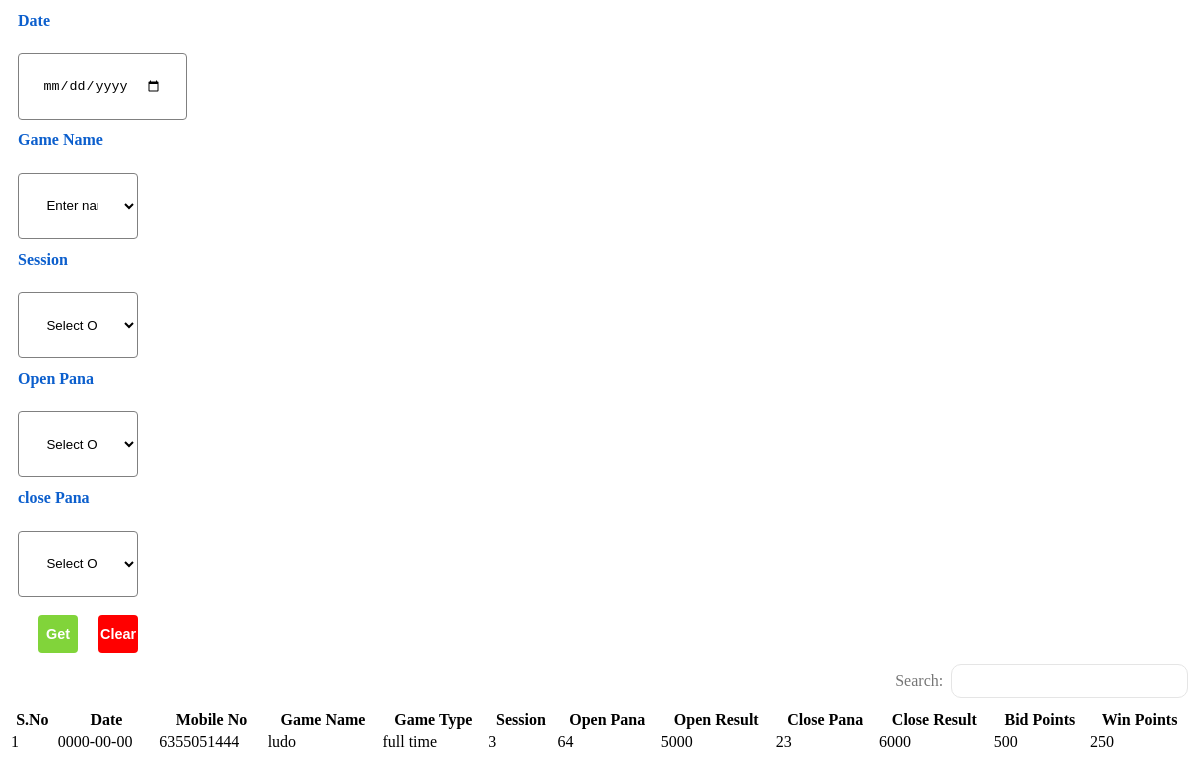
The app's page /adminView/winningPrediction.php with its own data.
### tables this page shows
CREATE TABLE `winning_prediction` (
  `S.No` int(11) NOT NULL,
  `username` varchar(50) NOT NULL,
  `date` date NOT NULL,
  `user_phone` varchar(10) NOT NULL,
  `game_name` varchar(50) NOT NULL,
  `game_type` varchar(50) NOT NULL,
  `session` int(50) NOT NULL,
  `open_pana` int(50) NOT NULL,
  `open_result` int(50) NOT NULL,
  `close_pana` int(50) NOT NULL,
  `close_result` int(50) NOT NULL,
  `bid_points` float NOT NULL,
  `win_points` float NOT NULL
);

### adminView/winningPrediction.php (the view, shortened to what this page needs)
<!DOCTYPE html>
<html lang="en">
<head>
	<link rel="stylesheet" href="assets\css\style3.css">
	<link rel="stylesheet" href="assets\css\style4.css">
</head>
<body>
	<section class="form">
		<form action="" class="form-search">
			<div class="form-win">
				<label for="">Date</label>
				<br>
				<input type="date" name="date" placeholder="">
			</div>
			<div class="form-win ">
				<label for="">Game Name</label>
				<br>
				<select name="game name" id="game name" class="form-control">
					<option value="">Enter name</option>
				</select>
			</div>
			<div class="form-win ">
				<label for="">Session</label>
				<br>
				<select name="session" id="session" class="form-control">
					<option value="">Select Option</option>
				</select>
			</div>
			<div class="form-win ">
				<label for="">Open Pana</label>
				<br>
				<select name="open pana" id="open pana" class="form-control">
					<option value="">Select Option</option>
				</select>
			</div>
			<div class="form-win ">
				<label for="">close Pana</label>
				<br>
				<select name="close pana" id="close pana" class="form-control">
					<option value="">Select Option</option>
				</select>
			</div>
			<div class="form-win-btn ">
				<button class="get">Get</button>
				<button class="clear">Clear</button>
			</div>
		</form>
	</section>
	<section class="input-form">
		<div class="main-datatable">
			<div class="user-table">
				<div class="d-flex">
					<div class="add_flex">
						<div class="searchInput">
							<label type="email">Search:</label>
							<input type="search" id="filterbox" placeholder=" ">
						</div>
					</div>
				</div>
				<div class="filtertable">
					<table class="user-table-data" style="width:100%;">
						<thead>
							<tr>
								<th style="min-width:10px;">S.No</th>
								<th style="min-width:15px;">Date</th>
								<th style="min-width:10px;">Mobile No</th>
								<th style="min-width:15px;">Game Name</th>
								<th style="min-width:10px;">Game Type</th>
								<th style="min-width:10px;">Session</th>
								<th style="min-width:10px;">Open Pana</th>
								<th style="min-width:10px;">Open Result</th>
								<th style="min-width:10px;">Close Pana</th>
								<th style="min-width:10px;">Close Result</th>
								<th style="min-width:10px;">Bid Points</th>
								<th style="min-width:10px;">Win Points</th>
							</tr>
						</thead>
						<tbody>
							<?php
							include_once "../config/dbconnect.php";
							$sql = "SELECT * from winning_prediction";
							$result = $conn->query($sql);
							if ($result->num_rows > 0) {
								while ($row = $result->fetch_assoc()) {
							?>
									<tr class="user-data">
										<td><?= $row["S.No"] ?></td>
										<td><?= $row["date"] ?></td>
										<td><?= $row["user_phone"] ?></td>
										<td><?= $row["game_name"] ?></td>
										<td><?= $row["game_type"] ?></td>
										<td><?= $row["session"] ?></td>
										<td><?= $row["open_pana"] ?></td>
										<td><?= $row["open_result"] ?></td>
										<td><?= $row["close_pana"] ?></td>
										<td><?= $row["close_result"] ?></td>
										<td><?= $row["bid_points"] ?></td>
										<td><?= $row["win_points"] ?></td>
									</tr>
							<?php
								}
							}
							?>
						</tbody>
					</table>
				</div>
			</div>
		</div>
	</section>
</body>
</html>

### assets/css/style3.css (style rules this page uses)
:root { --poppins: 'Poppins', sans-serif; --lato: 'Lato', sans-serif; --grey: #F1F0F6; --dark-grey: #8D8D8D; --light: #fff; --dark: #000; --green: #81D43A; --light-green: #E3FFCB; --blue: #1775F1; --light-blue: #D0E4FF; --dark-blue: #0C5FCD; --red: #FC3B56; --poppins: 'Poppins', sans-serif; --lato: 'Lato', sans-serif; --blue: #3C91E6; --light-blue: #CFE8FF; --yellow: #FFCE26; --light-yellow: #FFF2C6; --orange: #FD7238; --light-orange: #FFE0D3; }
.form-win { margin-top: 1%; margin-bottom: 1%; margin-left: 10px; }
.form-win select { width: 10vw; margin-top: 2%; border: 1px solid gray; outline: none; background-color: transparent; border-radius: 4px; padding: 2%; }
.form-win input { width: 10vw; margin-top: 2%; border: 1px solid gray; outline: none; background-color: transparent; border-radius: 4px; padding: 2%; }
.form-win label { color: var(--dark-blue); font-weight: 600; }
.form-win-btn { height: 5vh; width: 10vw; display: flex; justify-content: space-between; align-items: center; margin-top: 1.5%; margin-left: 10px; }
.form-win-btn button { width: 50%; height: 95%; padding: 1%; font-size: 0.9rem; font-weight: 600; text-transform: capitalize; outline: none; border: none; border-radius: 4px; color: white; cursor: pointer; }
.get { width: 60%; margin-left: 20px; background-color: var(--green); }
.clear { width: 50%; margin-left: 20px; background-color: red; }

### assets/css/style4.css (style rules this page uses)
.add_flex { display: flex; justify-content: flex-end; padding-right:0px; }
.searchInput { width: 50%; display: flex; align-items: center; position: relative; justify-content: flex-end; margin: 10px 0px; padding: 0px 4px; }
.searchInput input { border: 1px solid #e5e5e5; border-radius: 10px; margin-left: 8px; height: 34px; width: 40%; padding: 0px 25px 0px 10px; }
.searchInput label { color: #767676; font-weight: normal; }

### records on screen
winning_prediction: No "1", date "0000-00-00", user_phone "6355051444", game_name "ludo", game_type "full time", session "3", open_pana "64", open_result "5000", close_pana "23", close_result "6000", bid_points "500", win_points "250"
